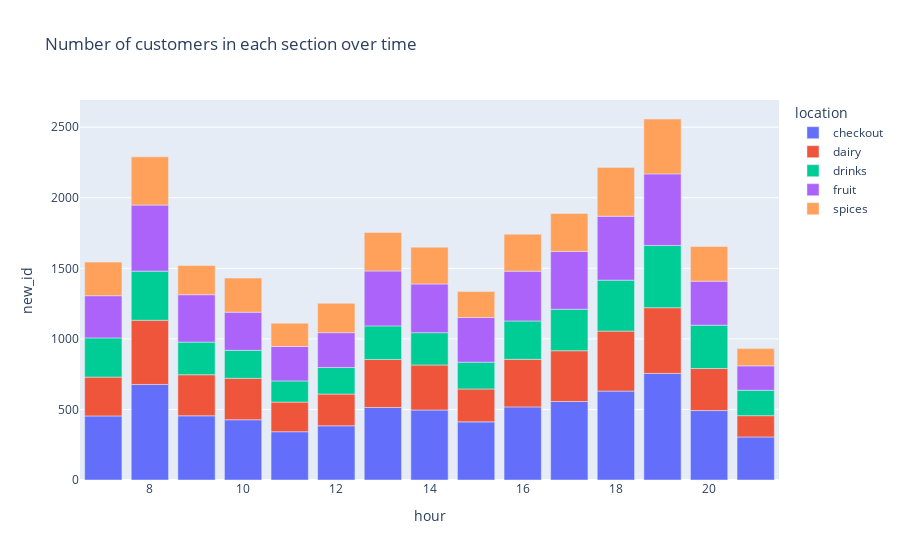

Notebook source saved alongside this figure:
### Code cell
fig = px.bar(customer_section_over_time, x= 'hour', y='new_id', color = 'location',
            title= 'Number of customers in each section over time')
fig.show()

### Figure 1 — Plotly figure (JSON) as saved in the notebook; plotly's stock layout.template omitted (floating-point values rounded to 4 significant figures)
{"data": [{"alignmentgroup": "True", "hovertemplate": "location=checkout<br>hour=%{x}<br>new_id=%{y}<extra></extra>", "legendgroup": "checkout", "marker": {"color": "#636efa", "pattern": {"shape": ""}}, "name": "checkout", "offsetgroup": "checkout", "orientation": "v", "showlegend": true, "textposition": "auto", "type": "bar", "x": [7, 8, 9, 10, 11, 12, 13, 14, 15, 16, 17, 18, 19, 20, 21], "xaxis": "x", "y": [454, 677, 455, 427, 342, 384, 514, 496, 412, 518, 556, 630, 755, 492, 305], "yaxis": "y"}, {"alignmentgroup": "True", "hovertemplate": "location=dairy<br>hour=%{x}<br>new_id=%{y}<extra></extra>", "legendgroup": "dairy", "marker": {"color": "#EF553B", "pattern": {"shape": ""}}, "name": "dairy", "offsetgroup": "dairy", "orientation": "v", "showlegend": true, "textposition": "auto", "type": "bar", "x": [7, 8, 9, 10, 11, 12, 13, 14, 15, 16, 17, 18, 19, 20, 21], "xaxis": "x", "y": [275, 455, 291, 294, 210, 225, 340, 319, 233, 337, 360, 425, 466, 298, 151], "yaxis": "y"}, {"alignmentgroup": "True", "hovertemplate": "location=drinks<br>hour=%{x}<br>new_id=%{y}<extra></extra>", "legendgroup": "drinks", "marker": {"color": "#00cc96", "pattern": {"shape": ""}}, "name": "drinks", "offsetgroup": "drinks", "orientation": "v", "showlegend": true, "textposition": "auto", "type": "bar", "x": [7, 8, 9, 10, 11, 12, 13, 14, 15, 16, 17, 18, 19, 20, 21], "xaxis": "x", "y": [278, 348, 231, 198, 150, 188, 238, 229, 190, 272, 294, 361, 441, 307, 180], "yaxis": "y"}, {"alignmentgroup": "True", "hovertemplate": "location=fruit<br>hour=%{x}<br>new_id=%{y}<extra></extra>", "legendgroup": "fruit", "marker": {"color": "#ab63fa", "pattern": {"shape": ""}}, "name": "fruit", "offsetgroup": "fruit", "orientation": "v", "showlegend": true, "textposition": "auto", "type": "bar", "x": [7, 8, 9, 10, 11, 12, 13, 14, 15, 16, 17, 18, 19, 20, 21], "xaxis": "x", "y": [299, 468, 336, 270, 244, 247, 389, 345, 316, 353, 410, 453, 507, 312, 173], "yaxis": "y"}, {"alignmentgroup": "True", "hovertemplate": "location=spices<br>hour=%{x}<br>new_id=%{y}<extra></extra>", "legendgroup": "spices", "marker": {"color": "#FFA15A", "pattern": {"shape": ""}}, "name": "spices", "offsetgroup": "spices", "orientation": "v", "showlegend": true, "textposition": "auto", "type": "bar", "x": [7, 8, 9, 10, 11, 12, 13, 14, 15, 16, 17, 18, 19, 20, 21], "xaxis": "x", "y": [238, 342, 207, 242, 165, 208, 273, 261, 184, 262, 269, 346, 389, 246, 122], "yaxis": "y"}], "layout": {"barmode": "relative", "legend": {"title": {"text": "location"}, "tracegroupgap": 0}, "title": {"text": "Number of customers in each section over time"}, "xaxis": {"anchor": "y", "domain": [0, 1], "title": {"text": "hour"}}, "yaxis": {"anchor": "x", "domain": [0, 1], "title": {"text": "new_id"}}}}
